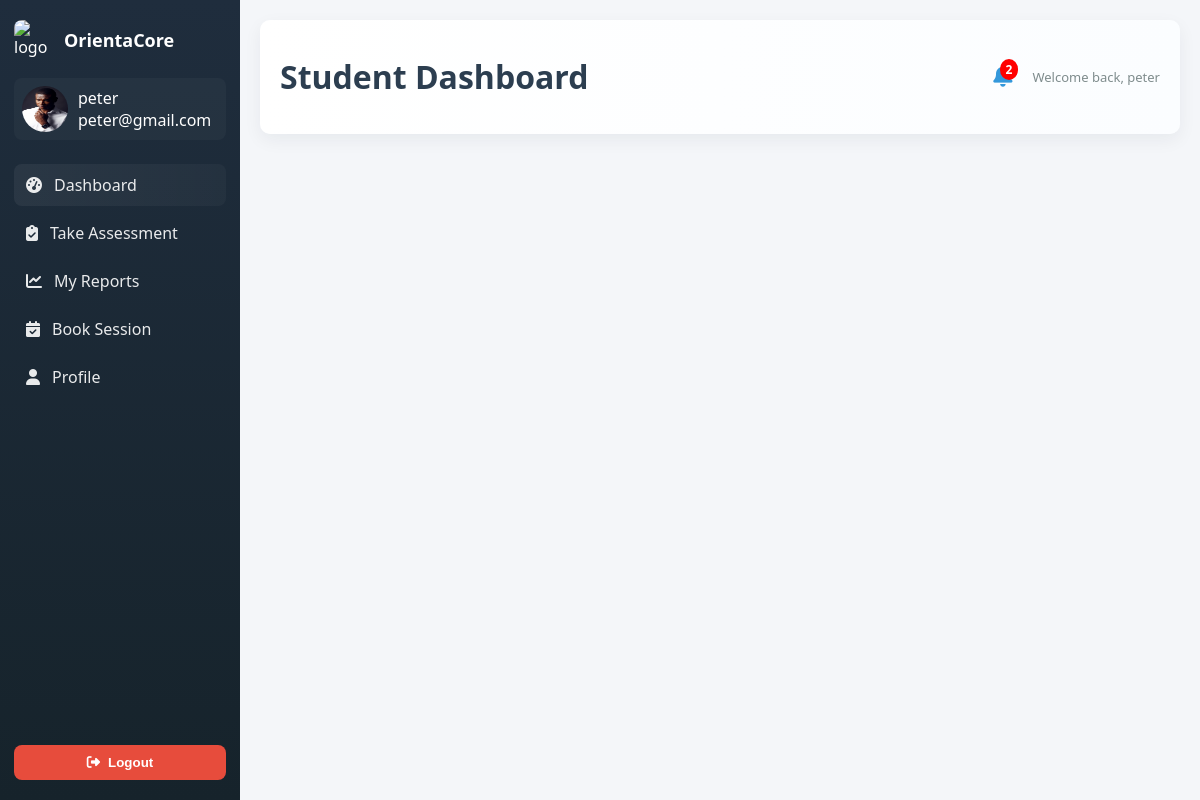
The page /student_dashboard.php (signed in) on the database its author committed.
### tables this page shows
CREATE TABLE `users` (
  `id` int(10) UNSIGNED NOT NULL,
  `reg_no` varchar(50) DEFAULT NULL,
  `name` varchar(150) NOT NULL,
  `email` varchar(150) NOT NULL,
  `profile_pic` varchar(255) DEFAULT NULL,
  `password_hash` varchar(255) NOT NULL,
  `role` varchar(20) NOT NULL DEFAULT 'student',
  `status` varchar(20) NOT NULL DEFAULT 'pending',
  `created_at` timestamp NOT NULL DEFAULT current_timestamp()
);

### student_dashboard.php (the view, shortened to what this page needs)
<?php
require 'db.php';
$userId = $_SESSION['user_id'];
$stmt = $pdo->prepare("SELECT name, email, profile_pic FROM users WHERE id = ?");
$stmt->execute([$userId]);
$student = $stmt->fetch(PDO::FETCH_ASSOC);
$studentName  = $student['name'] ?? 'Student';
$studentEmail = $student['email'] ?? 'student@example.com';
$studentPic   = $student['profile_pic'] ?? 'pro.png';
$stmt = $pdo->prepare("SELECT COUNT(*) FROM notifications WHERE user_id = ? AND user_type = 'student' AND is_read = 0");
$stmt->execute([$userId]);
$unreadCount = (int)$stmt->fetchColumn();
function isActive($file) {
    $self = basename($_SERVER['PHP_SELF']);
    return $self === $file ? 'active' : '';
}
?>
<!doctype html>
<html lang="en">
<head>
  <link rel="stylesheet" href="https://cdnjs.cloudflare.com/ajax/libs/font-awesome/6.5.0/css/all.min.css"/>
</head>
<body>
  <aside class="sidebar">
    <div class="brand">
      <img src="logo.jpg" alt="logo" class="logo">
      <h3>OrientaCore</h3>
    </div>
    <div class="profile">
      <img src="<?= htmlspecialchars($studentPic) ?>" alt="student avatar">
      <div class="meta">
        <div class="name"><?= htmlspecialchars($studentName) ?></div>
        <div class="email"><?= htmlspecialchars($studentEmail) ?></div>
      </div>
    </div>
    <nav class="menu">
      <a href="student_dashboard.php" class="<?= isActive('student_dashboard.php') ?>"><i class="fas fa-tachometer-alt"></i><span>Dashboard</span></a>
      <a href="assessment_test.php" class="<?= isActive('assessment_test.php') ?>"><i class="fas fa-clipboard-check"></i><span>Take Assessment</span></a>
      <a href="student_view_report.php" class="<?= isActive('student_view_report.php') ?>"><i class="fas fa-chart-line"></i><span>My Reports</span></a>
      <a href="student_book_session.php" class="<?= isActive('student_book_session.php') ?>"><i class="fas fa-calendar-check"></i><span>Book Session</span></a>
      <a href="profile.php" class="<?= isActive('profile.php') ?>"><i class="fas fa-user"></i><span>Profile</span></a>
      <form action="logout.php" method="post" onsubmit="return confirm('Are you sure you want to logout?');">
        <button type="submit" class="sidebar-logout"><i class="fas fa-sign-out-alt"></i> Logout</button>
      </form>
    </nav>
  </aside>
  <main class="main">
    <header class="topbar">
      <div><h1>Student Dashboard</h1></div>
      <div style="display:flex;align-items:center;gap:20px;">
        <div class="notification-wrapper" id="notifBell">
          <?php if ($unreadCount > 0): ?>
            <span class="notification-count"><?= $unreadCount ?></span>
          <?php endif; ?>
        </div>
        <div style="font-size:13px;color:var(--muted)">Welcome back, <?= htmlspecialchars($studentName) ?></div>
      </div>
    </header>
  </main>
</body>
</html>

### student_dashboard.php (style rules this page uses)
:root { --sidebar-bg: #1f2d3d; --accent: #3498db; --muted: #7f8c8d; --card-radius: 10px; --transition: 0.18s ease; }
* { box-sizing:border-box }
body { margin:0; font-family: "Segoe UI", Roboto, sans-serif; background:#f4f6f9; color:#2c3e50; }
.sidebar { width:240px; background:linear-gradient(180deg,var(--sidebar-bg), #16232b); color:#fff; height:100vh; position:fixed; left:0; top:0; padding:20px 14px; display:flex; flex-direction:column; gap:18px; z-index:50; }
.brand { display:flex;align-items:center;gap:10px; }
.brand img.logo { width:40px; height:40px; border-radius:8px; }
.brand h3 { margin:0; font-size:18px; font-weight:600; }
.profile { display:flex;gap:10px;align-items:center;padding:8px;border-radius:8px;background:rgba(255,255,255,0.03); }
.profile img { width:46px;height:46px;border-radius:50%; }
nav.menu { display:flex;flex-direction:column;gap:6px;margin-top:6px;flex:1; }
nav.menu a { display:flex;align-items:center;gap:12px;color:rgba(255,255,255,0.9);padding:10px 12px;text-decoration:none;border-radius:8px;transition:background var(--transition), transform var(--transition);font-weight:500; }
nav.menu a.active { background:linear-gradient(90deg,rgba(255,255,255,0.06),rgba(255,255,255,0.03)); }
.sidebar form { margin-top:auto; }
.sidebar-logout { width:100%;padding:10px;border-radius:8px;background:#e74c3c;color:white;border:none;font-weight:600;cursor:pointer;display:flex;gap:8px;align-items:center;justify-content:center; }
.main { margin-left:240px;padding:20px;min-height:100vh;position:relative; }
.main::before { content:"";position:absolute;inset:0;background:url('back.jpg') center/cover no-repeat;opacity:.6;z-index:-1; }
header.topbar { display:flex;justify-content:space-between;align-items:center;padding:14px 20px;border-radius:10px;background:linear-gradient(90deg,#fff,#fbfdff);box-shadow:0 6px 18px rgba(15,35,55,0.06);margin-bottom:18px; }
.notification-wrapper { position: relative; cursor: pointer; }
.notification-count { position: absolute; top: -6px; right: -6px; background: red; color: white; font-size: 12px; font-weight: bold; padding: 2px 6px; border-radius: 50%; }

### rows shown on the page
users: profile_pic (picture), name "peter", email "peter@gmail.com"

### other values the page prints
$unreadCount "2"
